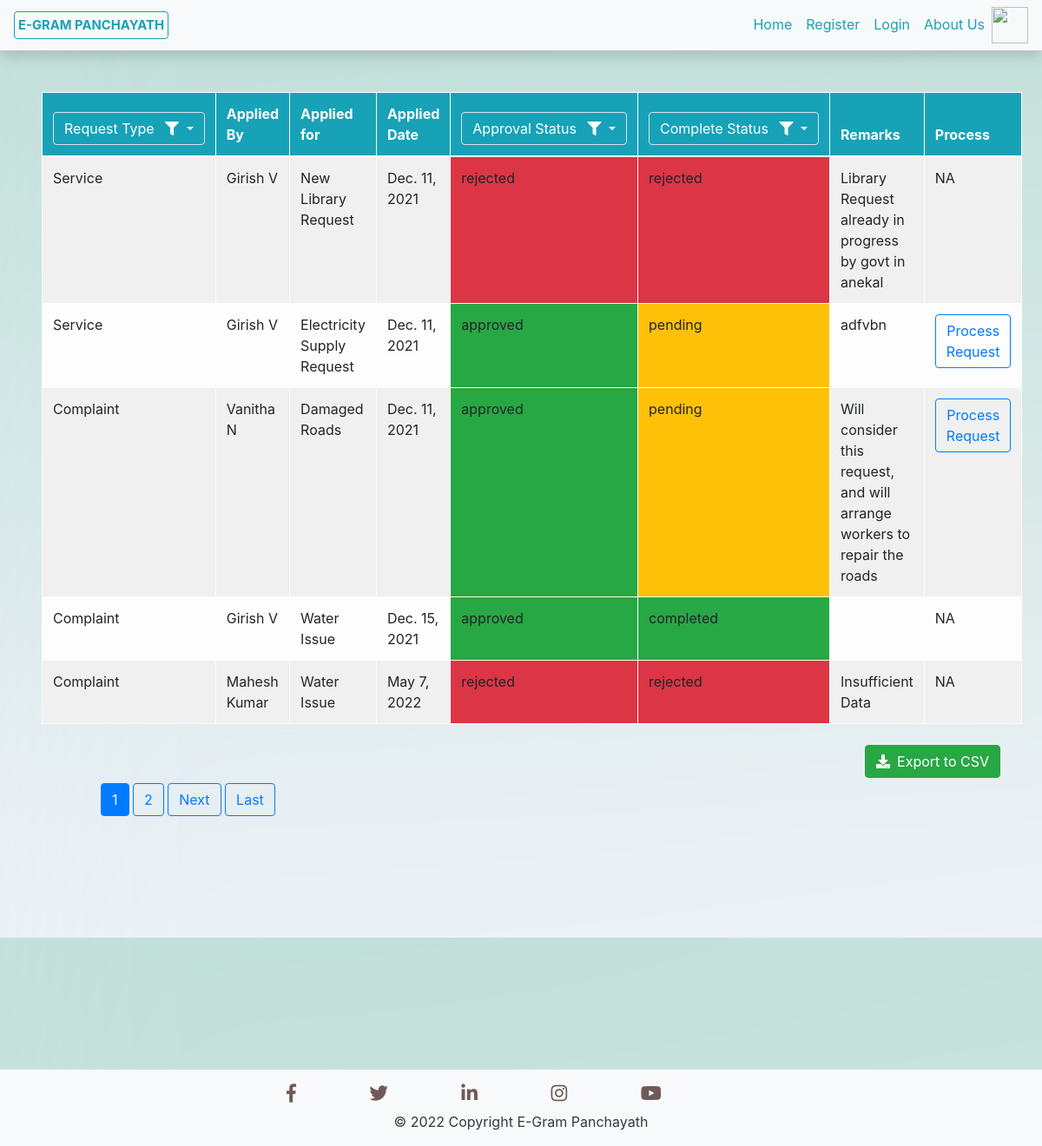
The app's page /Received_Requests/, older data.
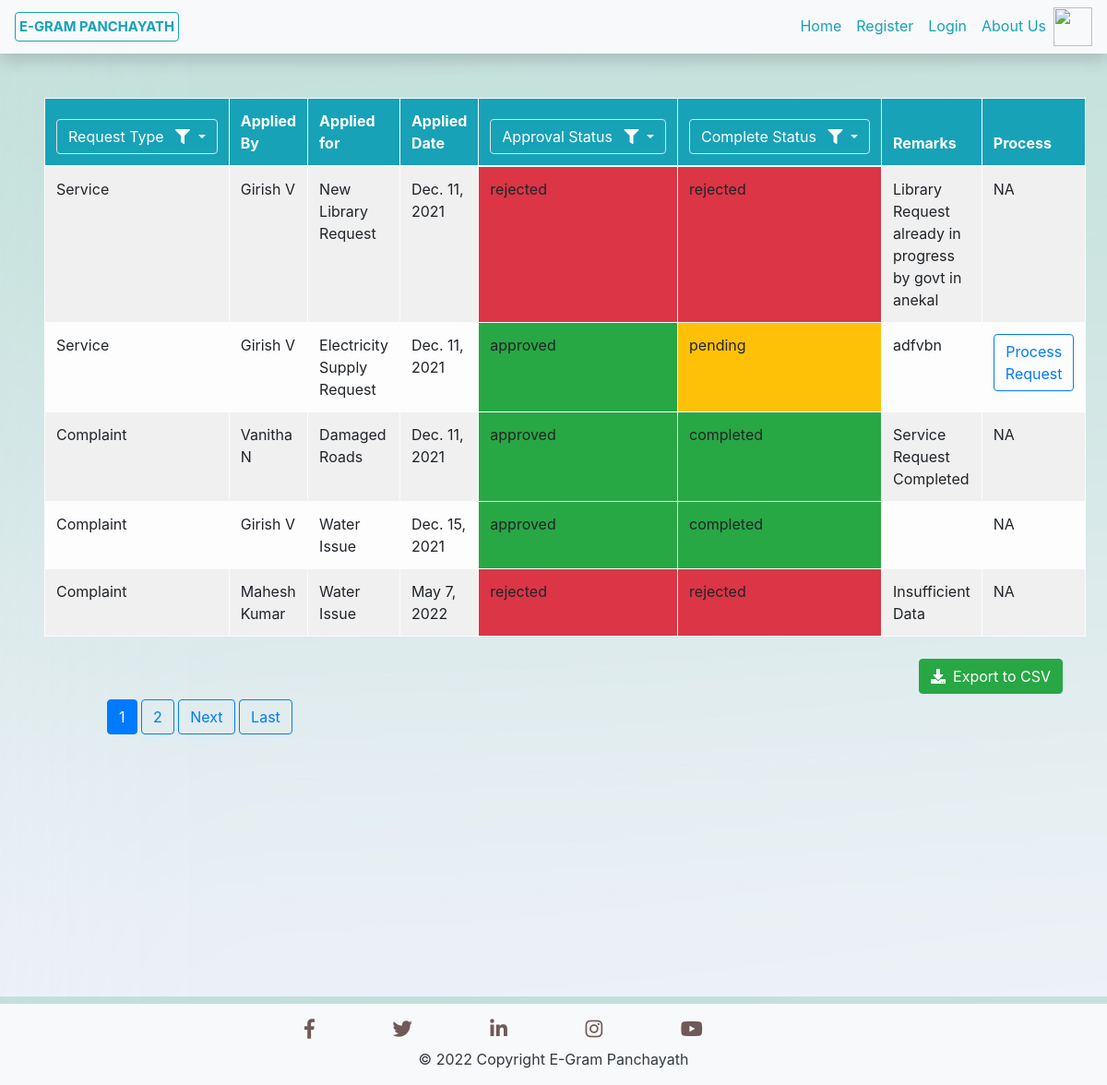
The same page, newer data.
### Services/models.py (models this page shows, shortened)
class Services(models.Model):
    Serv_Type = models.CharField(max_length=20)
    Serv_Name = models.CharField(max_length=50)
    Serv_Description = models.TextField()
    Serv_Applied_Date = models.DateTimeField(default=timezone.now)
    Serv_Applied_By = models.ForeignKey(User, on_delete=models.CASCADE)
    Serv_Req_Image = models.ImageField(default='default_image.png', upload_to='Serv_Comp_pics/')
    Serv_State = models.CharField(max_length=100, default=None)
    Serv_City = models.CharField(max_length=100, default=None)
    Serv_Location = models.CharField(default=None,max_length=300, null=True, blank=True)
    Serv_Approval_Status = models.CharField(max_length=20)
    Serv_Remarks = models.TextField(default=None,null=True, blank=True)
    Serv_Estimated_Completion_Date = models.DateField(default=None, null=True, blank=True)
    Serv_Completion_Status = models.CharField(max_length=20,null=True, blank=True)
    Serv_Comp_Image = models.ImageField(default='default_image.png', upload_to='Serv_Comp_pics/', blank=True)
    Serv_Doc_Name = models.CharField(max_length=100, null=True)
    Serv_Doc_Proof = models.FileField(upload_to='Files/')

### Services/views.py (the view)
# urls.py: path('Received_Requests/', ReceivedRequests.as_view(), name='ReqReceived'),
class ReceivedRequests(ListView):
    model = Services
    template_name = "Services/RequestsReceived.html"
    context_object_name = 'requests'
    paginate_by = 5
    def get_queryset(self):
        req = Services.objects.all()
        def ExecQuery(req, Serv):
            key = list(Serv.keys())[0]
            if key=='Serv_Type':
                req = req.filter(Serv_Type=Serv[key])
            if key=='Serv_Approval_Status':
                req = req.filter(Serv_Approval_Status=Serv[key])
            if key=='Serv_Completion_Status':
                req = req.filter(Serv_Completion_Status=Serv[key])
            return req
        if self.request.GET.get('idServType'):
            req = ExecQuery(req, {'Serv_Type':self.request.GET.get('idServType')})
        if self.request.GET.get('idAppStatus'):
            req = ExecQuery(req, {'Serv_Approval_Status':self.request.GET.get('idAppStatus')})
        if self.request.GET.get('idCompStatus'):
            req = ExecQuery(req, {'Serv_Completion_Status':self.request.GET.get('idCompStatus')})
        return req

### Services/templates/Services/RequestsReceived.html (shortened to what the changed rows need)
{% extends 'Services/Base.html' %}
{% block content %}
<div class="p-5">
    <form method="get" action="#">
    <table class="rounded table table-hover table-bordered table-striped table-light">
        <thead class="bg-info text-white">
            <tr>
                <th scope="col">
                    <div class="dropdown">
                        <button class="btn btn-info border dropdown-toggle" data-toggle="dropdown">
                          Request Type <i class="fas fa-filter ml-2"></i>
                        </button>
                      </div>
                </th>
                <th scope="col">Applied By</th>
                <th scope="col">Applied for</th>
                <th scope="col">Applied Date</th>
                <th scope="col">
                    <div class="dropdown">
                        <button class="btn btn-info border dropdown-toggle" type="button" id="dropdownMenuButton" data-toggle="dropdown" aria-haspopup="true" aria-expanded="false">
                          Approval Status <i class="fas fa-filter ml-2"></i>
                        </button>
                      </div>
                </th>
                <th scope="col">
                    <div class="dropdown">
                        <button class="btn btn-info border dropdown-toggle" type="button" id="dropdownMenuButton" data-toggle="dropdown" aria-haspopup="true" aria-expanded="false">
                          Complete Status <i class="fas fa-filter ml-2"></i>
                        </button>
                      </div>
                </th>
                <th scope="col">Remarks</th>
                <th scope="col">Process</th>
            </tr>
        </thead>
        <tbody>
        {% for request in requests %}
        <tr>
            <td> {{ request.Serv_Type }} </td>
            <td>{{ request.Serv_Applied_By.first_name }} {{ request.Serv_Applied_By.last_name }}</td>
            <td>{{ request.Serv_Name }}</td>
            <td>{{ request.Serv_Applied_Date.date }}</td>
            {% if request.Serv_Approval_Status == 'pending' %}
                <td class="bg-warning">{{ request.Serv_Approval_Status }}</td>
            {% elif request.Serv_Approval_Status == 'approved' %}
                <td class="bg-success">{{ request.Serv_Approval_Status }}</td>
            {% elif request.Serv_Approval_Status == 'rejected' %}
                <td class="bg-danger">{{ request.Serv_Approval_Status }}</td>
            {% endif %}
            {% if request.Serv_Completion_Status == 'pending' %}
                <td class="bg-warning">{{ request.Serv_Completion_Status }}</td>
            {% elif request.Serv_Completion_Status == 'completed' %}
                <td class="bg-success">{{ request.Serv_Completion_Status }}</td>
            {% elif request.Serv_Completion_Status == 'rejected' %}
                <td class="bg-danger">{{ request.Serv_Completion_Status }}</td>
            {% else %}
                <td class="">{{ request.Serv_Completion_Status }}</td>
            {% endif %}
            <td>{{ request.Serv_Remarks }}</td>
            <td>
                {% if request.Serv_Approval_Status == 'pending' or request.Serv_Completion_Status == 'pending' %}
                <a class="btn btn-outline-primary" href="{% url 'ProcessRequestURL' request.id %}">Process Request</a>
                {% else %}
                    NA
                {% endif %}
            </td>
        </tr>
        {% empty %}
        <tr>
            <td align="center" colspan="7" >No Entries</td>
        </tr>
        {% endfor %}
        </tbody>
        </table>
    </form>
</div>
{% endblock content %}

Row changes from the older to the newer data that the page shows:
changed Services "Damaged Roads": Serv_Remarks "Will consider this request, and will arrange workers to repair the roads" → "Service Request Completed"; Serv_Completion_Status "pending" → "completed"; Serv_Completion_Status "Process Request" → "NA"
